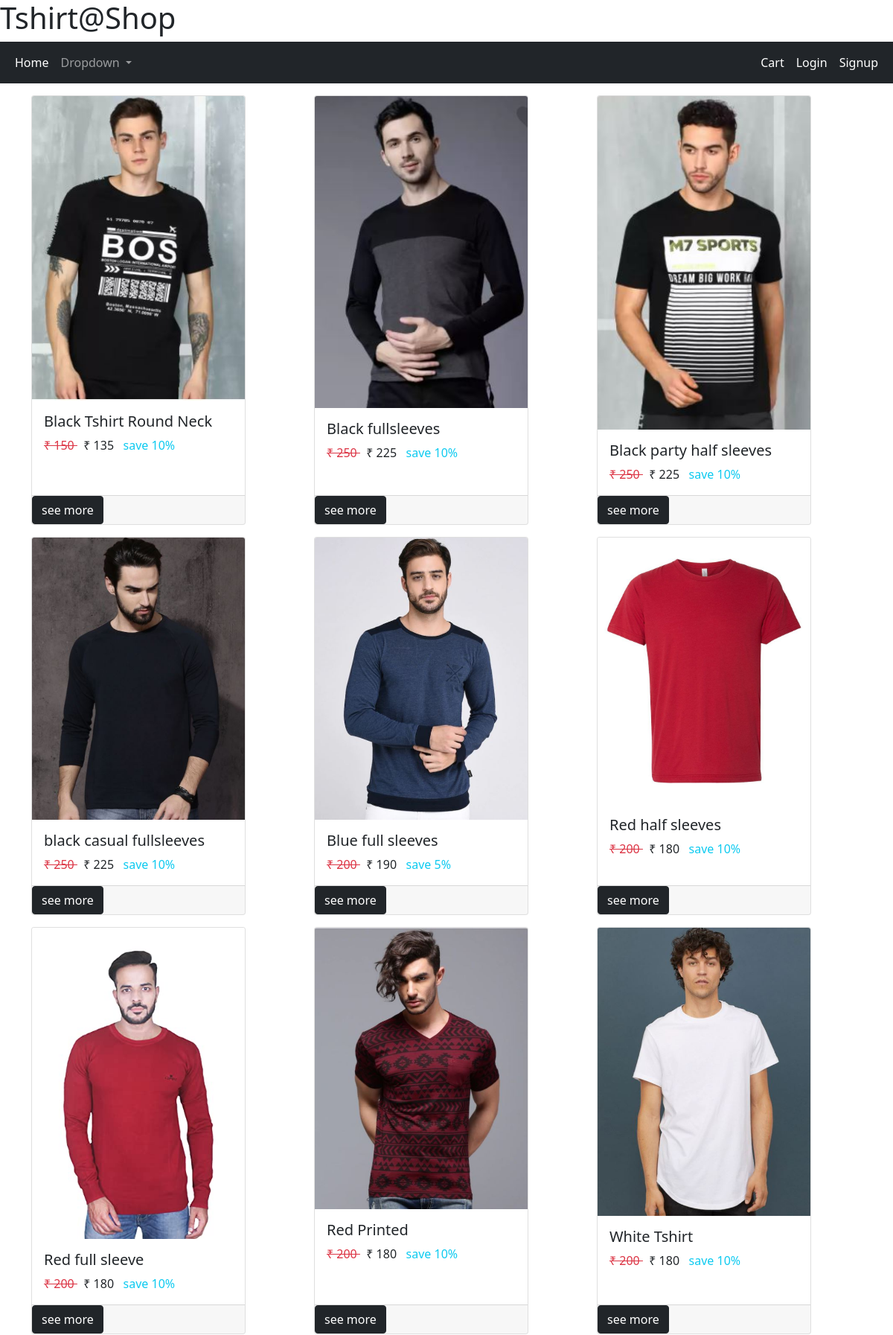
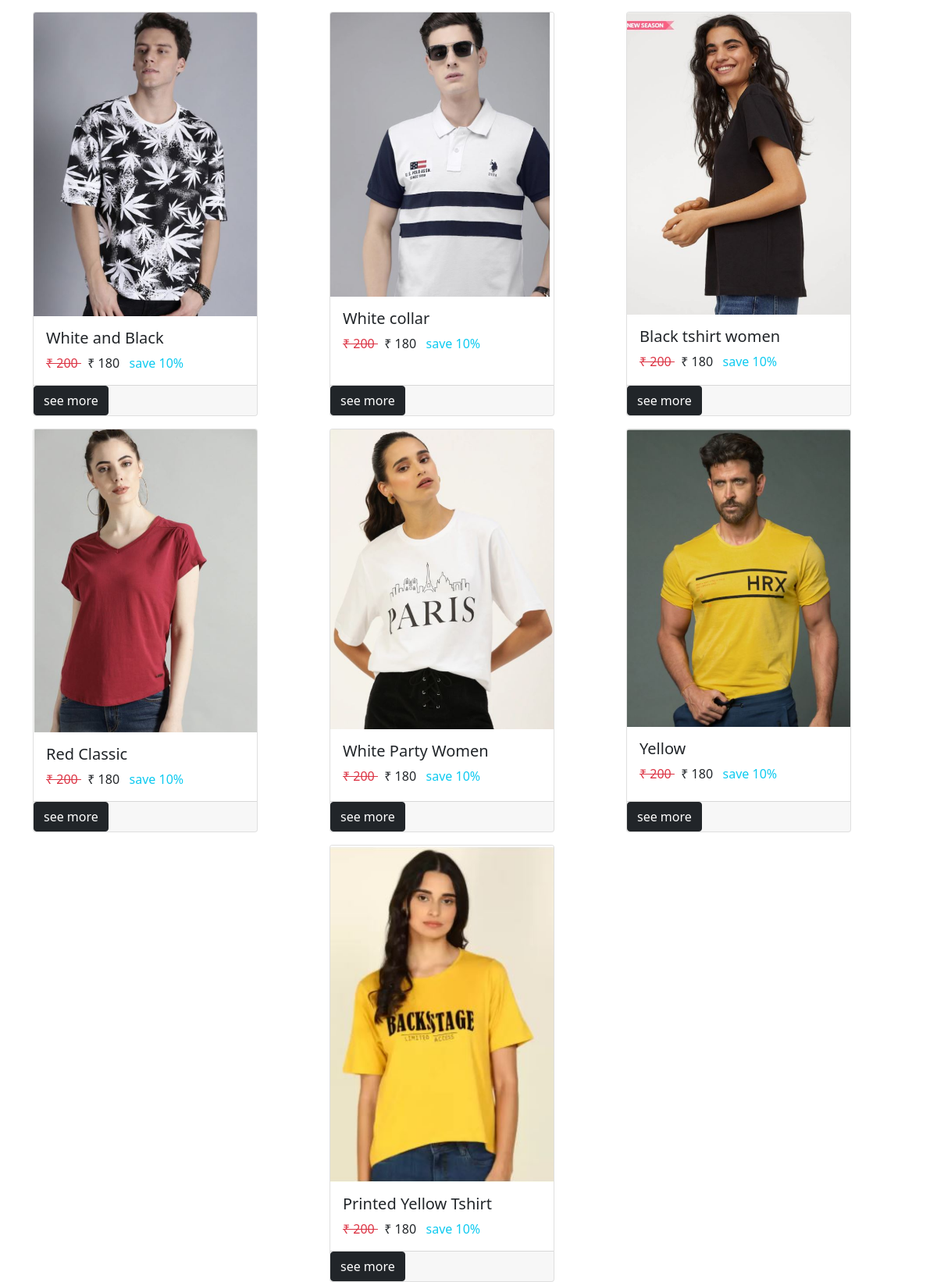
The page / on the database its author committed (2 pictures, top to bottom).
### store/models.py (models this page shows, shortened)
class Tshirt(models.Model):
    name = models.CharField(max_length=50, null= False)
    description = models.CharField(max_length=500, null=True)
    discount= models.IntegerField(default=0)
    image= models.ImageField(upload_to="upload/images/", null=False)
    occasion= models.ForeignKey(Occasion, on_delete=models.CASCADE)
    brand= models.ForeignKey(Brand, on_delete=models.CASCADE)
    sleeve= models.ForeignKey(Sleeve, on_delete=models.CASCADE)
    neck_type= models.ForeignKey(Necktype, on_delete=models.CASCADE)
    ideal_for= models.ForeignKey(IdealFor, on_delete=models.CASCADE)
    colour= models.ForeignKey(Colour, on_delete=models.CASCADE)

### store/views.py (the view)
# urls.py: path('', home, name="homepage"),
def home(request):
    tshirts=Tshirt.objects.all()
    context={ "tshirts" : tshirts}
    return render(request,template_name="store/home.html",context=context)

### store/templatetags/tshirt_tags.py (called while the page is built)
@register.filter
def rupee(number):
    return f"₹ {number}"

@register.simple_tag
def min_price(tshirt):
    size=tshirt.sizevarient_set.all().order_by("price").first()
    return size.price

@register.simple_tag
def sale_price(tshirt):
    price=min_price(tshirt)
    discount=tshirt.discount
    return int(price-(price *(discount/100)))

### store/templates/store/home.html (shortened to what this page needs)
{% extends "./base.html" %}
{% load tshirt_tags %}
{% block content %}
<div class="container">
    <div class="row">
        {% for tshirt in tshirts %}
        <div class="col-4 mx-auto mt-3 ">
            <div class="card h-100" style="width: 18rem;">
                <img src="{{tshirt.image.url}}" class="card-img-top" alt="...">
                <div class="card-body">
                    <h5 class="card-title">{{tshirt.name}}</h5>
                    <span class="text-danger"><del> {% min_price tshirt as result %}
                        {{result|rupee}} </del></span>
                    <span>{% sale_price tshirt as result %}
                        {{result | rupee}}
                    </span>
                    <span class="text-info">save {{tshirt.discount}}%</span>
                </div>
                <div class="card-footer p-0">
                    <a href="/product/{{tshirt.id}}" class="btn btn-dark btn-block">see more</a>
                </div>
            </div>
        </div>
        {% endfor %}
    </div>
</div>
{% endblock %}

### store/templates/store/base.html (shortened to what this page needs)
<!doctype html>
<html lang="en">
<head>
  <link href="https://cdn.jsdelivr.net/npm/bootstrap@5.0.0-beta3/dist/css/bootstrap.min.css" rel="stylesheet"
>
</head>
<body>
  <h1>Tshirt@Shop</h1>
  <nav class="navbar navbar-expand-lg navbar-dark bg-dark">
    <div class="container-fluid">
      <div class="collapse navbar-collapse" id="navbarSupportedContent">
        <ul class="navbar-nav me-auto mb-2 mb-lg-0">
          <li class="nav-item">
            <a class="nav-link active" aria-current="page" href="#">Home</a>
          </li>
          <li class="nav-item dropdown">
            <a class="nav-link dropdown-toggle" href="#" id="navbarDropdown" role="button" data-bs-toggle="dropdown"
              aria-expanded="false">
              Dropdown
            </a>
          </li>
        </ul>
        <ul class="navbar-nav ml-auto mb-2 mb-lg-0">
          {% if request.user.is_authenticated %}
          <li class="nav-item">
            <a class="nav-link active" aria-current="page" href="cart">Cart</a>
          </li>
          <li class="nav-item">
            <a class="nav-link active" aria-current="page" href="oders">Order</a>
          </li>
          <li class="nav-item">
            <a class="nav-link active" aria-current="page" href="logout">Logout</a>
          </li>
          {% else %}
          <li class="nav-item">
            <a class="nav-link active" aria-current="page" href="cart">Cart</a>
          </li>
          <li class="nav-item">
            <a class="nav-link active" aria-current="page" href="login">Login</a>
          </li>
          <li class="nav-item">
            <a class="nav-link active" aria-current="page" href="signup">Signup</a>
          </li>
          {% endif %}
        </ul>
      </div>
    </div>
  </nav>
  {% block content %} {% endblock %}
</body>
</html>

### rows shown on the page
Tshirt: image (picture), name "Black Tshirt Round Neck", result "₹ 150", result "₹ 135", discount "10"
Tshirt: image (picture), name "Black fullsleeves", result "₹ 250", result "₹ 225", discount "10"
Tshirt: image (picture), name "Black party half sleeves", result "₹ 250", result "₹ 225", discount "10"
Tshirt: image (picture), name "black casual fullsleeves", result "₹ 250", result "₹ 225", discount "10"
Tshirt: image (picture), name "Blue full sleeves", result "₹ 200", result "₹ 190", discount "5"
Tshirt: image (picture), name "Red half sleeves", result "₹ 200", result "₹ 180", discount "10"
Tshirt: image (picture), name "Red full sleeve", result "₹ 200", result "₹ 180", discount "10"
Tshirt: image (picture), name "Red Printed", result "₹ 200", result "₹ 180", discount "10"
Tshirt: image (picture), name "White Tshirt", result "₹ 200", result "₹ 180", discount "10"
Tshirt: image (picture), name "White and Black", result "₹ 200", result "₹ 180", discount "10"
Tshirt: image (picture), name "White collar", result "₹ 200", result "₹ 180", discount "10"
Tshirt: image (picture), name "Black tshirt women", result "₹ 200", result "₹ 180", discount "10"
Tshirt: image (picture), name "Red Classic", result "₹ 200", result "₹ 180", discount "10"
Tshirt: image (picture), name "White Party Women", result "₹ 200", result "₹ 180", discount "10"
Tshirt: image (picture), name "Yellow", result "₹ 200", result "₹ 180", discount "10"
Tshirt: image (picture), name "Printed Yellow Tshirt", result "₹ 200", result "₹ 180", discount "10"
